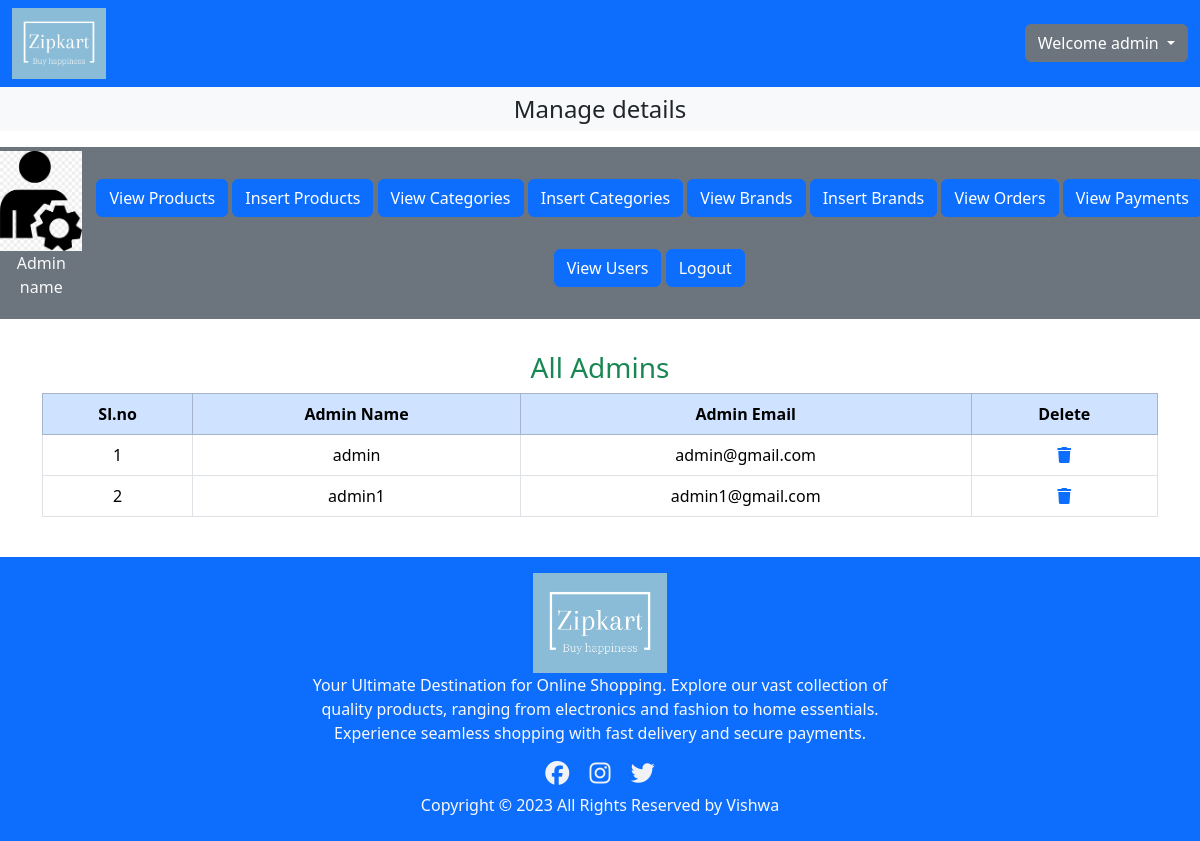
The page /admin/index.php?view_admin (signed in) on the database its author committed.
### tables this page shows
CREATE TABLE `admin_table` (
  `admin_id` int(11) NOT NULL,
  `admin_name` varchar(255) NOT NULL,
  `admin_email` varchar(255) NOT NULL,
  `admin_password` varchar(255) NOT NULL
);

### admin/view_admin.php (the view, shortened to what this page needs)
<h3 class="text-center text-success">
    All Admins
</h3>
<div class="table-responsive">
    <table class="table table-bordered text-center">
        <thead>
            <tr class="table-primary">
                <th>Sl.no</th>
                <th>Admin Name</th>
                <th>Admin Email</th>
                <th>Delete</th>
            </tr>
        </thead>
        <tbody>
            <?php
            $number = 1;
            $orders = "select * from `admin_table`";
            $result = mysqli_query($con, $orders);
            while ($data = mysqli_fetch_assoc($result)) {
                $id = $data['admin_id'];
                $name = $data['admin_name'];
                $mail = $data['admin_email'];
                $modal_name='exampleModal'.$id;
                $target_modal='#'.$modal_name;
                echo "<tr>
                <td>$number</td>
                <td>$name</td>
                <td>$mail</td>
                <td><a href='index.php?delete_admin=$id' type='button' data-bs-toggle='modal' data-bs-target=$target_modal><i class='fa-solid fa-trash'></i></a></td>
                </tr>
                <div class='modal fade' id=$modal_name tabindex='-1' role='dialog' aria-labelledby='exampleModalLabel'
                    aria-hidden='true'>
                    <div class='modal-dialog' role='document'>
                        <div class='modal-content'>
                            <div class='modal-body'>
                             <h6>Are you sure you want to delete this admin?</h6>
                            </div>
                            <div class='modal-footer'>
                            <button type='button' class='btn btn-secondary' data-dismiss='modal'><a href='index.php?view_admin'
                             class='text-light text-decoration-none'>No</a></button>
                            <button type='button' class='btn btn-primary'><a href='index.php?delete_admin=$id'
                            class='text-light text-decoration-none'>Yes</a></button>
                            </div>
                        </div>
                    </div>
                </div>";
                $number++;
            }
            ?>
        </tbody>
    </table>
</div>

### styles.css (style rules this page uses)
* { margin:0; padding:0; box-sizing: border-box; }

### admin/index.php (style rules this page uses)
body { overflow-x: hidden; }

### rows shown on the page
admin_table: admin_name "admin", admin_email "admin@gmail.com"
admin_table: admin_name "admin1", admin_email "admin1@gmail.com"

### other values the page prints
$name "admin"
